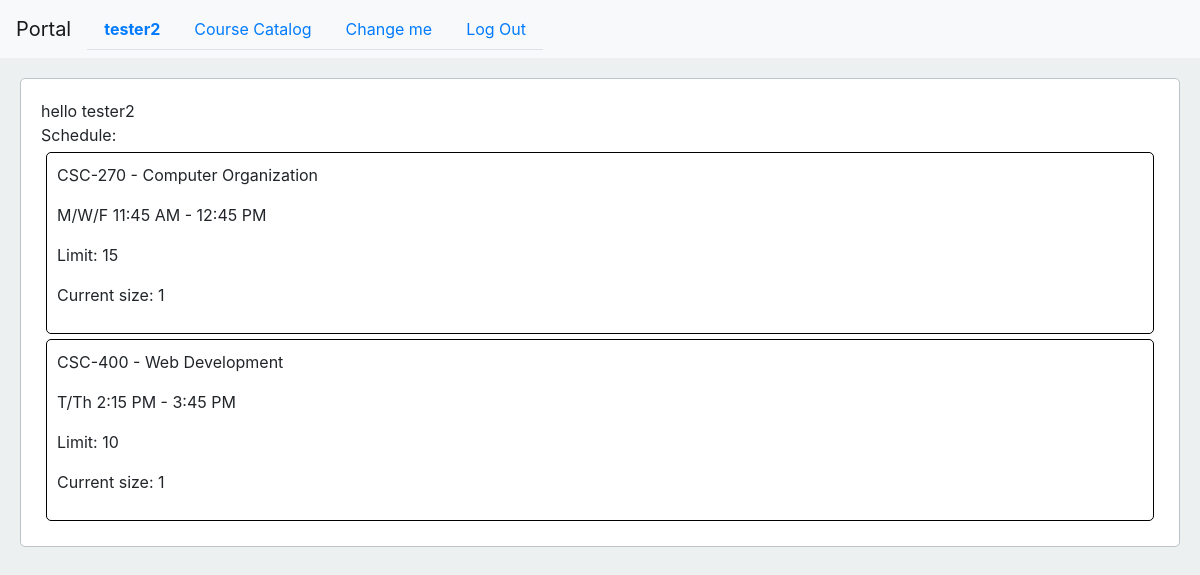
The app's page /profile/1/ (signed in) with its own data.
### studentPortal/models.py (models this page shows)
class User(AbstractUser):
    def __str__(self):
        return f"{self.username}, {self.email}"

class Class(models.Model):
    className = models.CharField(max_length=100)
    classNumber = models.CharField(max_length=8, default=None)
    classTimings = models.CharField(max_length=100)
    studentLimit = models.PositiveIntegerField()
    studentList = models.ManyToManyField(Student, related_name='students', blank=True)
    studentWaitlist = models.ManyToManyField(Student, related_name='studentWaitlist', blank=True)
    def __str__(self):
        return f"{self.classNumber} - {self.className}"

### studentPortal/views.py (the view)
# urls.py: path("profile/<int:userID>/", views.profile, name="profile"),
def profile(request, userID):
    user = User.objects.get(pk=userID)
    student = Student.objects.get(student=user)
    classes = student.classes.all()
    classData = []
    for classObj in classes:
        currentStudentCount = classObj.studentList.count()
        classData.append({
            "classObj": classObj,
            "currentStudentCount": currentStudentCount,
        })
    return render(request, "studentPortal/profile.html", {
        "classData": classData,
    })

### studentPortal/templates/studentPortal/profile.html
{% extends "studentPortal/layout.html" %}
{% block body %}
hello {{user.username}}
<br>
Schedule:
<div>
    {% for class in classData %}
        <div class="catalog">
            <p>{{class.classObj}}</p>
            <p>{{class.classObj.classTimings}}</p>
            <p>Limit: {{class.classObj.studentLimit}}</p>
            <p>Current size: {{class.currentStudentCount}}</p>
        </div>
    {% endfor %}
</div>
{% endblock %}

### studentPortal/templates/studentPortal/layout.html (shortened to what this page needs)
{% load static %}
<!DOCTYPE html>
<html lang="en">
    <head>
        <link rel="stylesheet" href="https://stackpath.bootstrapcdn.com/bootstrap/4.4.1/css/bootstrap.min.css">
        <link rel="stylesheet" href="{% static 'studentPortal/styles.css' %}">
    </head>
    <body>
        <nav class="navbar navbar-expand-lg navbar-light bg-light">
            <a class="navbar-brand" href="#">Portal</a>
            <div>
              <ul class="nav nav-tabs">
                {% if user.is_authenticated %}
                    <li class="nav-item">
                        <a class="nav-link" href="{% url 'profile' user.id %}"><strong>{{ user.username }}</strong></a>
                    </li>
                {% endif %}
                {% if user.is_authenticated %}
                    <li class="nav-item">
                        <a class="nav-link" href="{% url 'catalog' user.id %}">Course Catalog</a>
                    </li>
                    <li class="nav-item">
                        <a class="nav-link" href="#">Change me</a>
                    </li>
                    <li class="nav-item">
                        <a class="nav-link" href="{% url 'logout' %}">Log Out</a>
                    </li>
                {% endif %}
              </ul>
            </div>
          </nav>
          <div class="body">
            {% block body %}
            {% endblock %}
        </div>
    </body>
</html>

### studentPortal/static/studentPortal/styles.css (style rules this page uses)
.navbar { background-color: #3498db; }
.body { margin: 20px; }
body { background-color: #ecf0f1; }
.body { padding: 20px; border: 1px solid #bdc3c7; border-radius: 5px; background-color: #fff; }
.catalog { padding: 10px; border: solid black 1px; border-radius: 5px; margin: 5px; position: relative; }

### records on screen
User: username "tester2"
Class: classObj "CSC-270 - Computer Organization", classObj.classTimings "M/W/F 11:45 AM - 12:45 PM", classObj.studentLimit "15", currentStudentCount "1"
Class: classObj "CSC-400 - Web Development", classObj.classTimings "T/Th 2:15 PM - 3:45 PM", classObj.studentLimit "10", currentStudentCount "1"
